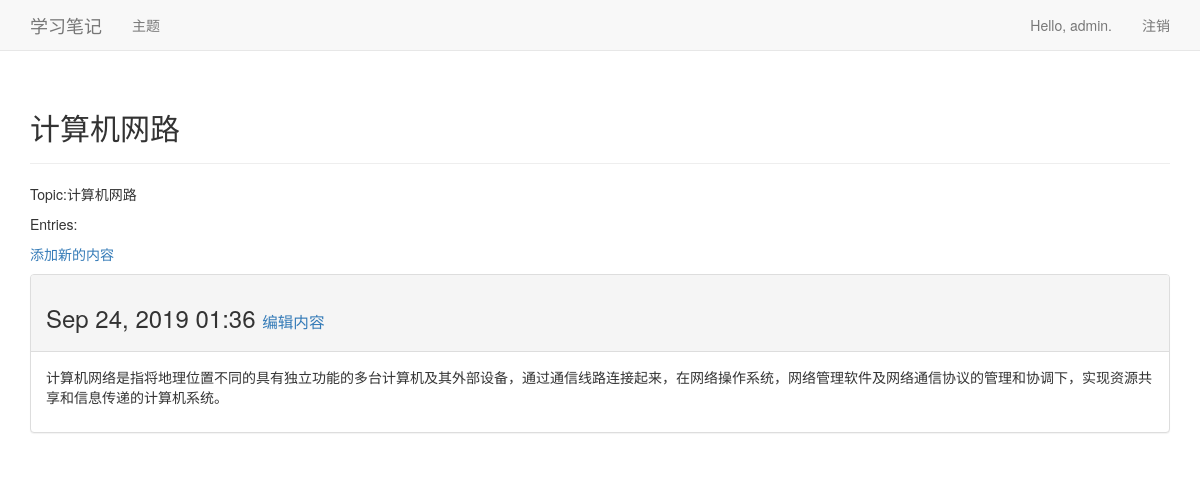
Page /topics/4/ (signed in) on the committed database.
### learning_logs/models.py (models this page shows, shortened)
class Topci(models.Model):
    text = models.CharField(max_length=200)
    date_added = models.DateTimeField(auto_now_add=True)
    owner = models.ForeignKey(User, on_delete=models.CASCADE)
    def __str__(self):
        return self.text

class Entry(models.Model):
    topic = models.ForeignKey(Topci, on_delete=models.CASCADE)
    text = models.TextField()
    date_added = models.DateTimeField(auto_now_add=True)
    class Meta:
        verbose_name_plural = 'entries'

### learning_logs/views.py (the view)
# urls.py: url(r'^topics/(?P<topic_id>\d+)/$', views.topic, name='topic'),
@login_required()
def topic(request, topic_id):
    topic = Topci.objects.get(id=topic_id)
    if topic.owner != request.user:
        raise Http404
    entries = topic.entry_set.order_by('-date_added')
    context = {'topic': topic, 'entries': entries}
    return render(request, 'learning_logs/topic.html', context)

### learning_logs/templates/learning_logs/topic.html (shortened to what this page needs)
<!DOCTYPE html>
<html lang="en">
<head>
</head>
<body>
{% extends "learning_logs/base.html" %}
{% block header %}
<h2>{{ topic }}</h2>
{% endblock header %}
{% block content %}
<p>Topic:{{ topic }}</p>
<p>Entries:</p>
<p>
    <a href="{% url 'learning_logs:new_entry' topic.id %}">添加新的内容</a>
</p>
        {% for entry in entries %}
        <div class="panel panel-default">
            <div class="panel-heading">
                <h3>
                    {{ entry.date_added|date:'M d, Y H:i' }}
                    <small>
                        <a href="{% url 'learning_logs:edit_entry' entry.id %}">编辑内容</a>
                    </small>
                </h3>
            </div>
            <div class="panel-body">
                {{ entry.text|linebreaks }}
            </div>
        </div>
        {% empty %}
                这个主题目前还没有添加内容
        {% endfor %}
{% endblock content %}

### learning_logs/templates/learning_logs/base.html (shortened to what this page needs)
{% load bootstrap3 %}
<!DOCTYPE html>
<html lang="en">
<head>
    {% bootstrap_css %}
</head>
<body>
<nav class="navbar navbar-default navbar-static-top">
    <div class="container">
        <div class="navbar-header">
            <a class="navbar-brand" href="{% url 'learning_logs:index' %}">学习笔记</a>
        </div>
        <div id="navbar" class="navbar-collapse collapse">
            <ul class="nav navbar-nav">
                <li><a href="{% url 'learning_logs:topics' %}">主题</a></li>
            </ul>
            <ul class="nav navbar-nav navbar-right">
                {% if user.is_authenticated %}
                 <li><a>Hello, {{ user.username }}.</a></li>
                 <li><a href="{% url 'users:logout' %}">注销</a></li>
                {% else %}
                 <li><a href="{% url 'users:register' %}">注册</a></li>
                 <li><a href="{% url 'users:login' %}">登陆</a></li>
                {% endif %}
            </ul>
        </div>
    </div>
</nav>
<div class="container">
    <div class="page-header">
        {% block header %}{% endblock header %}
    </div>
    <div>
        {% block content %}{% endblock content %}
    </div>
</div>
</body>
</html>

### rows in the picture
Topci: text "计算机网路"
Entry: date_added "Sep 24, 2019 01:36", text "计算机网络是指将地理位置不同的具有独立功能的多台计算机及其外部设备，通过通信线路连接起来，在网络操作系统，网络管理软件及网络通信协议的管理和协调下，实现资源共享和信息传递的计算机系统。"

### other values in the picture
{{ user.username }} "admin"
